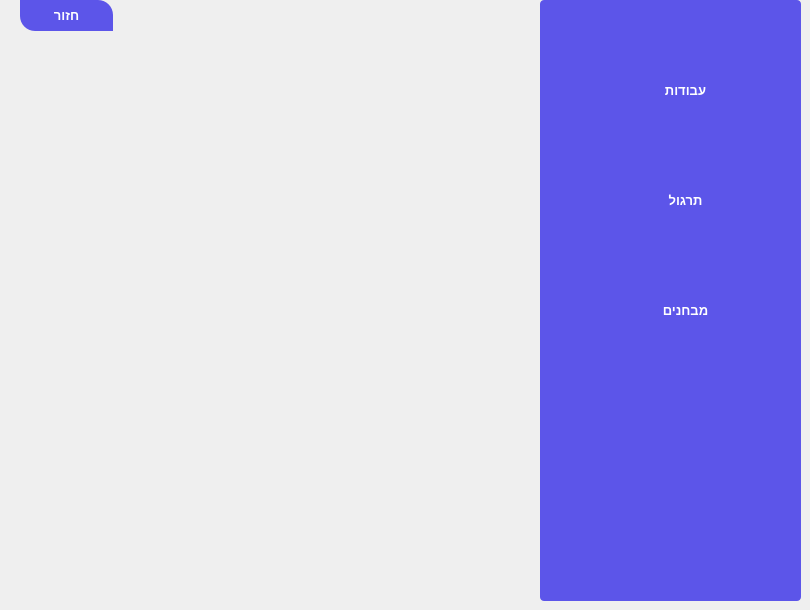
    <widget class="QWidget" name="page">
     <widget class="QListView" name="listView_4">
      <property name="geometry">
       <rect>
        <x>540</x>
        <y>0</y>
        <width>261</width>
        <height>601</height>
       </rect>
      </property>
      <property name="toolTip">
       <string>&lt;html&gt;&lt;head/&gt;&lt;body&gt;&lt;p&gt;&lt;br/&gt;&lt;/p&gt;&lt;/body&gt;&lt;/html&gt;</string>
      </property>
      <property name="styleSheet">
       <string notr="true">QListView
{
	background-color: #5c55e9;
	color: #fff;
	font-size: 14px;
	font-weight: bold;
	show-decoration-selected: 0;
	border-radius: 4px;
	padding-left: -15px;
	padding-right: -15px;
	padding-top: 5px;

} 


QListView:disabled 
{
	background-color: #5c5c5c;

}


QListView::item
{
	background-color: #454e5e;
	border: none;
	padding: 10px;
	border-radius: 0px;
	padding-left : 10px;
	height: 32px;

}


QListView::item:selected
{
	color: #000;
	background-color: #fff;

}


QListView::item:!selected
{
	color:white;
	background-color: transparent;
	border: none;
	padding-left : 10px;

}


QListView::item:!selected:hover
{
	color: #fff;
	background-color: #5564f2;
	border: none;
	padding-left : 10px;

}
QPushButton
{
	background-color: #5c55e9;
	color: #fff;
	font-size: 13px;
	font-weight: bold;
	border-top-right-radius: 15px;
	border-top-left-radius: 0px;
	border-bottom-right-radius: 0px;
	border-bottom-left-radius: 15px;
	padding: 10px;

}
</string>
      </property>
     </widget>
     <widget class="QPushButton" name="pushButton_19">
      <property name="geometry">
       <rect>
        <x>610</x>
        <y>50</y>
        <width>151</width>
        <height>81</height>
       </rect>
      </property>
      <property name="styleSheet">
       <string notr="true">QPushButton
{
	background-color: #5c55e9;
	color: #fff;
	font-size: 13px;
	font-weight: bold;
	border-top-right-radius: 15px;
	border-top-left-radius: 0px;
	border-bottom-right-radius: 0px;
	border-bottom-left-radius: 15px;
	padding: 10px;

}


QPushButton::disabled
{
	background-color: #5c5c5c;

}


QPushButton::hover
{
	background-color: #5564f2;

}


QPushButton::pressed
{
	background-color: #3d4ef2;

}
</string>
      </property>
      <property name="text">
       <string>עבודות</string>
      </property>
     </widget>
     <widget class="QPushButton" name="pushButton_20">
      <property name="geometry">
       <rect>
        <x>610</x>
        <y>160</y>
        <width>151</width>
        <height>81</height>
       </rect>
      </property>
      <property name="styleSheet">
       <string notr="true">QPushButton
{
	background-color: #5c55e9;
	color: #fff;
	font-size: 13px;
	font-weight: bold;
	border-top-right-radius: 15px;
	border-top-left-radius: 0px;
	border-bottom-right-radius: 0px;
	border-bottom-left-radius: 15px;
	padding: 10px;

}


QPushButton::disabled
{
	background-color: #5c5c5c;

}


QPushButton::hover
{
	background-color: #5564f2;

}


QPushButton::pressed
{
	background-color: #3d4ef2;

}
</string>
      </property>
      <property name="text">
       <string>תרגול</string>
      </property>
     </widget>
     <widget class="QPushButton" name="pushButton_21">
      <property name="geometry">
       <rect>
        <x>610</x>
        <y>270</y>
        <width>151</width>
        <height>81</height>
       </rect>
      </property>
      <property name="styleSheet">
       <string notr="true">QPushButton
{
	background-color: #5c55e9;
	color: #fff;
	font-size: 13px;
	font-weight: bold;
	border-top-right-radius: 15px;
	border-top-left-radius: 0px;
	border-bottom-right-radius: 0px;
	border-bottom-left-radius: 15px;
	padding: 10px;

}


QPushButton::disabled
{
	background-color: #5c5c5c;

}


QPushButton::hover
{
	background-color: #5564f2;

}


QPushButton::pressed
{
	background-color: #3d4ef2;

}
</string>
      </property>
      <property name="text">
       <string>מבחנים</string>
      </property>
     </widget>
     <widget class="QLabel" name="label_10">
      <property name="geometry">
       <rect>
        <x>2</x>
        <y>0</y>
        <width>541</width>
        <height>601</height>
       </rect>
      </property>
      <property name="styleSheet">
       <string notr="true">border-image: url(:/images/Students.png);</string>
      </property>
      <property name="text">
       <string/>
      </property>
     </widget>
     <widget class="QPushButton" name="pushButton_22">
      <property name="geometry">
       <rect>
        <x>20</x>
        <y>0</y>
        <width>93</width>
        <height>31</height>
       </rect>
      </property>
      <property name="styleSheet">
       <string notr="true">QPushButton
{
	background-color: #5c55e9;
	color: #fff;
	font-size: 13px;
	font-weight: bold;
	border-top-right-radius: 15px;
	border-top-left-radius: 0px;
	border-bottom-right-radius: 0px;
	border-bottom-left-radius: 15px;
	padding: 10px;

}


QPushButton::disabled
{
	background-color: #5c5c5c;

}


QPushButton::hover
{
	background-color: #5564f2;

}


QPushButton::pressed
{
	background-color: #3d4ef2;

}
</string>
      </property>
      <property name="text">
       <string>חזור</string>
      </property>
     </widget>
    </widget>
